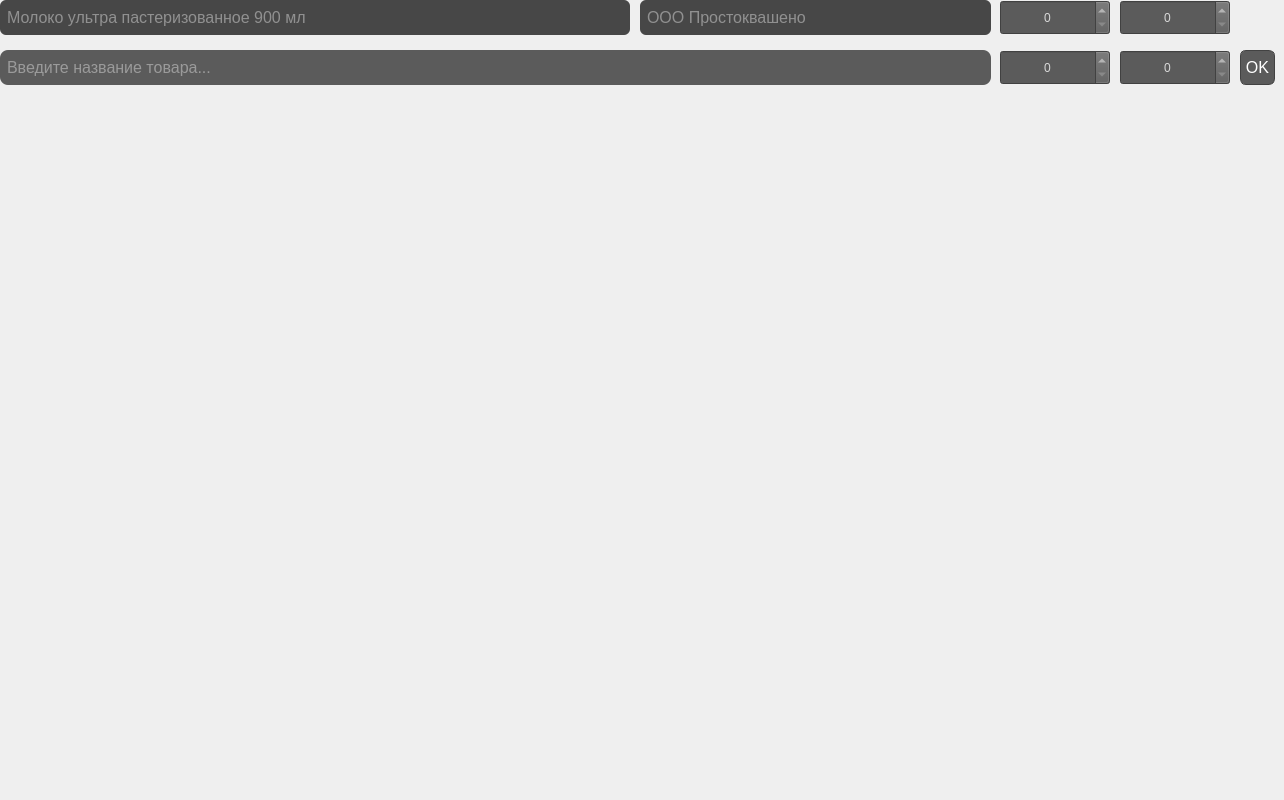
            <widget class="QWidget" name="getStocks_create_scrollAreaWidgetContents">
             <property name="geometry">
              <rect>
               <x>0</x>
               <y>0</y>
               <width>1284</width>
               <height>800</height>
              </rect>
             </property>
             <property name="minimumSize">
              <size>
               <width>0</width>
               <height>800</height>
              </size>
             </property>
             <widget class="QWidget" name="getStocks_create_item1" native="true">
              <property name="geometry">
               <rect>
                <x>0</x>
                <y>0</y>
                <width>1300</width>
                <height>35</height>
               </rect>
              </property>
              <property name="minimumSize">
               <size>
                <width>0</width>
                <height>0</height>
               </size>
              </property>
              <widget class="QLineEdit" name="getStocks_create_item1_name">
               <property name="enabled">
                <bool>false</bool>
               </property>
               <property name="geometry">
                <rect>
                 <x>0</x>
                 <y>0</y>
                 <width>630</width>
                 <height>35</height>
                </rect>
               </property>
               <property name="minimumSize">
                <size>
                 <width>0</width>
                 <height>35</height>
                </size>
               </property>
               <property name="font">
                <font>
                 <pointsize>12</pointsize>
                </font>
               </property>
               <property name="styleSheet">
                <string notr="true">color: rgb(217, 217, 217);
border-color: rgb(66, 66, 66);
background-color:rgb(71, 71, 71);
border-radius: 6px;
padding: 5px;</string>
               </property>
               <property name="text">
                <string/>
               </property>
               <property name="placeholderText">
                <string>Молоко ультра пастеризованное 900 мл</string>
               </property>
              </widget>
              <widget class="QLineEdit" name="getStocks_create_item1manufac">
               <property name="enabled">
                <bool>false</bool>
               </property>
               <property name="geometry">
                <rect>
                 <x>640</x>
                 <y>0</y>
                 <width>351</width>
                 <height>35</height>
                </rect>
               </property>
               <property name="minimumSize">
                <size>
                 <width>0</width>
                 <height>35</height>
                </size>
               </property>
               <property name="font">
                <font>
                 <pointsize>12</pointsize>
                </font>
               </property>
               <property name="styleSheet">
                <string notr="true">color: rgb(217, 217, 217);
border-color: rgb(66, 66, 66);
background-color: rgb(71, 71, 71);
border-radius: 6px;
padding: 5px;</string>
               </property>
               <property name="text">
                <string/>
               </property>
               <property name="placeholderText">
                <string>ООО Простоквашено</string>
               </property>
              </widget>
              <widget class="QSpinBox" name="getStocks_create_item1_nadlejc">
               <property name="geometry">
                <rect>
                 <x>1120</x>
                 <y>0</y>
                 <width>110</width>
                 <height>35</height>
                </rect>
               </property>
               <property name="styleSheet">
                <string notr="true">
background-color:rgb(91, 91, 91);
color: rgb(217, 217, 217);
border-color: rgb(66, 66, 66);</string>
               </property>
               <property name="alignment">
                <set>Qt::AlignCenter</set>
               </property>
              </widget>
              <widget class="QSpinBox" name="getStocks_create_item1_amount">
               <property name="geometry">
                <rect>
                 <x>1000</x>
                 <y>0</y>
                 <width>110</width>
                 <height>35</height>
                </rect>
               </property>
               <property name="styleSheet">
                <string notr="true">
background-color:rgb(91, 91, 91);
color: rgb(217, 217, 217);
border-color: rgb(66, 66, 66);</string>
               </property>
               <property name="alignment">
                <set>Qt::AlignCenter</set>
               </property>
              </widget>
              <widget class="QLabel" name="getStocks_create_item1_delete">
               <property name="geometry">
                <rect>
                 <x>1240</x>
                 <y>0</y>
                 <width>35</width>
                 <height>35</height>
                </rect>
               </property>
               <property name="styleSheet">
                <string notr="true">QLabel:hover {
    background-color: rgba(255, 255, 255, 0.5);
	color: rgb(52, 52, 52);
	cursor: hand;
}</string>
               </property>
               <property name="text">
                <string/>
               </property>
               <property name="pixmap">
                <pixmap>assets/X.png</pixmap>
               </property>
              </widget>
             </widget>
             <widget class="QWidget" name="getStocks_create_new" native="true">
              <property name="geometry">
               <rect>
                <x>0</x>
                <y>50</y>
                <width>1300</width>
                <height>35</height>
               </rect>
              </property>
              <property name="minimumSize">
               <size>
                <width>0</width>
                <height>0</height>
               </size>
              </property>
              <widget class="QLineEdit" name="getStocks_create_new_name">
               <property name="enabled">
                <bool>true</bool>
               </property>
               <property name="geometry">
                <rect>
                 <x>0</x>
                 <y>0</y>
                 <width>991</width>
                 <height>35</height>
                </rect>
               </property>
               <property name="minimumSize">
                <size>
                 <width>0</width>
                 <height>35</height>
                </size>
               </property>
               <property name="font">
                <font>
                 <pointsize>12</pointsize>
                </font>
               </property>
               <property name="styleSheet">
                <string notr="true">color: rgb(217, 217, 217);
border-color: rgb(66, 66, 66);
background-color: rgb(91, 91, 91);
border-radius: 8px;
padding: 5px;</string>
               </property>
               <property name="text">
                <string/>
               </property>
               <property name="placeholderText">
                <string>Введите название товара...</string>
               </property>
              </widget>
              <widget class="QSpinBox" name="getStocks_create_new_nadlejc">
               <property name="geometry">
                <rect>
                 <x>1120</x>
                 <y>0</y>
                 <width>110</width>
                 <height>35</height>
                </rect>
               </property>
               <property name="styleSheet">
                <string notr="true">
background-color:rgb(91, 91, 91);
color: rgb(217, 217, 217);
border-color: rgb(66, 66, 66);</string>
               </property>
               <property name="alignment">
                <set>Qt::AlignCenter</set>
               </property>
              </widget>
              <widget class="QSpinBox" name="getStocks_create_new_in">
               <property name="geometry">
                <rect>
                 <x>1000</x>
                 <y>0</y>
                 <width>110</width>
                 <height>35</height>
                </rect>
               </property>
               <property name="styleSheet">
                <string notr="true">
background-color:rgb(91, 91, 91);
color: rgb(217, 217, 217);
border-color: rgb(66, 66, 66);</string>
               </property>
               <property name="alignment">
                <set>Qt::AlignCenter</set>
               </property>
              </widget>
              <widget class="QPushButton" name="getStocks_create_new_ok">
               <property name="geometry">
                <rect>
                 <x>1240</x>
                 <y>0</y>
                 <width>35</width>
                 <height>35</height>
                </rect>
               </property>
               <property name="font">
                <font>
                 <pointsize>12</pointsize>
                </font>
               </property>
               <property name="styleSheet">
                <string notr="true">QPushButton {
	background-color: rgb(91, 91, 91);
	color: rgb(255, 255, 255);
	border-radius: 6px;
	border: 1px solid rgb(66, 66, 66);
	transition: all 5s;
}
QPushButton:hover {
    background-color: rgba(255, 255, 255, 0.5);
	color: rgb(52, 52, 52);
	cursor: hand;
}
</string>
               </property>
               <property name="text">
                <string>OK</string>
               </property>
              </widget>
             </widget>
            </widget>
